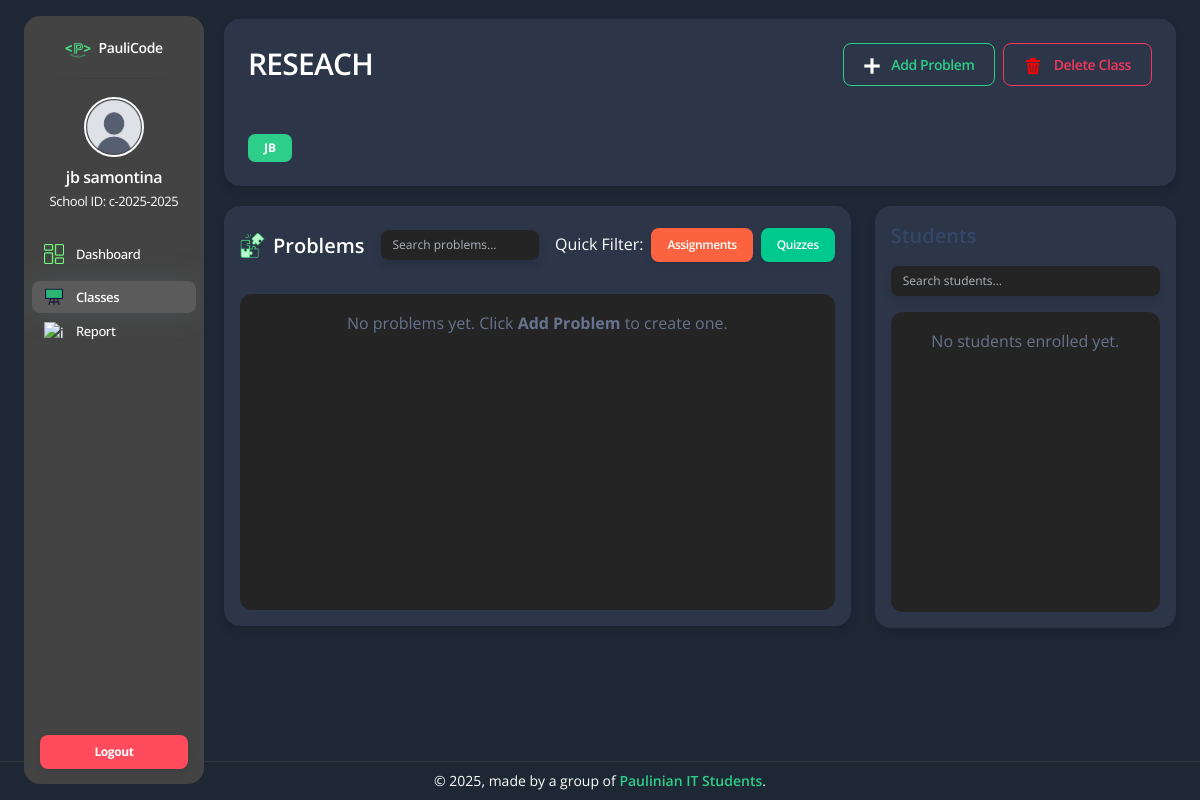
Screenshot of /class/2/ (signed in) with the database file from the repository.
### User/models.py (models this page shows, shortened)
class User(models.Model):
    school_id = models.CharField(max_length=20, primary_key=True, verbose_name="School ID")
    first_name = models.CharField(max_length=50, verbose_name="First Name")
    last_name = models.CharField(max_length=50, verbose_name="Last Name")
    password = models.CharField(max_length=255, verbose_name="Password")
    user_image = models.ImageField(upload_to=image_path, default='profile_pic/image.png')
    STUDENT = 'Student'
    TEACHER = 'Teacher'
    USER_TYPE_CHOICES = [
        (STUDENT, 'Student'),
        (TEACHER, 'Teacher'),
    ]
    user_type = models.CharField(max_length=10, choices=USER_TYPE_CHOICES, verbose_name="User Type")

class Class(models.Model):
    class_id = models.AutoField(primary_key=True)
    class_code = models.CharField(max_length=20, unique=True)
    title = models.CharField(max_length=150)
    description = models.TextField(blank=True, null=True)
    teacher = models.ForeignKey(User, on_delete=models.CASCADE, related_name='classes')
    upload_icon = models.ImageField(
        upload_to='class_icons/',
        blank=True,
        null=True,
        default='class_icons/defaultClassIcon.png'
    )

### User/views.py (the view)
# urls.py: path('class/<int:class_id>/', views.classDetails, name='classDetails'),
def classDetails(request, class_id):
    school_id = request.session.get('school_id')
    if not school_id:
        messages.warning(request, "Please log in first.")
        return redirect('index')
    teacher = get_object_or_404(User, school_id=school_id)
    class_obj = get_object_or_404(Class, class_id=class_id, teacher=teacher)
    problems = Problem.objects.filter(class_id=class_obj).order_by('-problem_id')
    students = (
        Enrollment.objects.filter(class_id=class_obj)
        .select_related('student_id')
        .order_by('student_id__first_name')
    )
    query = request.GET.get('q', '').strip()
    filter_type = request.GET.get('filter', '').strip()
    last_filter = request.session.get('last_filter', '')
    if filter_type == last_filter:
        filter_type = ''
        request.session['last_filter'] = ''
    else:
        request.session['last_filter'] = filter_type
    if query:
        problems = problems.filter(problem_title__icontains=query)
    if filter_type == 'Assignment':
        problems = problems.filter(problem_type='Assignment')
    elif filter_type == 'Quiz':
        problems = problems.filter(problem_type='Quiz')
    if not query and not filter_type:
        problems = Problem.objects.filter(class_id=class_obj).order_by('-problem_id')
    return render(request, 'User/classDetails.html', {
        'currentpage': 'MyClasses',
        'user': teacher,
        'class': class_obj,
        'problems': problems,
        'students': students,
        'query': query,
        'filter_type': filter_type,
    })

### templates/User/classDetails.html (shortened to what this page needs)
{% load static %}
{% include "partials/header.html" %}
<body class="g-sidenav-show text-white" style="background-color: #1E2835;">
  <div class="min-height-300 position-absolute w-100"></div>
  {% include "partials/sidebar.html" %}
  <main class="main-content position-relative border-radius-lg p-4">
    <div class="card bg-dark p-4 border-0 shadow-sm rounded-4" style="margin-top: -5px; margin-bottom: 20px;">
      <div class="d-flex justify-content-between align-items-start flex-wrap mb-3">
        <div class="flex-grow-1">
          <h3 class="fw-bold text-white mb-2">{{ class.title }}</h3>
        </div>
        <div class="d-flex align-items-center mt-2 mt-md-0">
          <a href="#" class="btn btn-outline-success fw-bold me-2 align-items-center"
             data-bs-toggle="modal" data-bs-target="#addProblemModal">
            <img src="{% static 'img/plusIcon.png' %}" alt="add" style="width: 16px; height: 16px;" class="me-2">
            Add Problem
          </a>
          <a href="{% url 'delete_class' class.class_id %}"
             class="btn btn-outline-danger fw-bold align-items-center"
             onclick="return confirm('Are you sure you want to delete this class?');">
            <img src="{% static 'img/deleteIcon.png' %}" alt="delete" style="width: 18px; height: 18px;" class="me-2">
            Delete Class
          </a>
        </div>
      </div>
      <div class="mt-3">
        <span class="badge bg-success px-3 py-2">{{ class.class_code }}</span>
      </div>
    </div>
    <div class="row g-4">
      <div class="col-lg-8">
        <div class="card bg-dark border-0 shadow-sm text-white rounded-4 p-3">
          <form method="GET"
                class="d-flex flex-wrap justify-content-between align-items-center gap-3 mb-3"
                style="margin-top: -10px;">
            <h5 class="fw-bold text-white mb-0 d-flex align-items-center flex-shrink-0">
              <img src="{% static 'img/problemsIcon.png' %}" alt="Problems Icon" width="25" height="25" class="me-2">
              Problems
            </h5>
            <div class="flex-grow-1 d-flex justify-content-center">
              <input type="text" name="q" value="{{ query }}"
                     class="form-control form-control-sm text-white border-0 shadow-sm"
                     placeholder="Search problems..."
                     style="max-width: 350px; background-color: rgb(37,36,36);">
            </div>
            <div class="d-flex flex-wrap justify-content-center align-items-center gap-2">
              <span class="text-white fw-semibold">Quick Filter:</span>
              <button type="submit" name="filter" value="Assignment"
                      class="btn btn-warning btn-sm fw-bold px-3 my-3 {% if filter_type == 'Assignment' %}active{% endif %}">
                Assignments
              </button>
              <button type="submit" name="filter" value="Quiz"
                      class="btn btn-success btn-sm fw-bold px-3 my-3 {% if filter_type == 'Quiz' %}active{% endif %}">
                Quizzes
              </button>
            </div>
          </form>
          {% if problems %}
          <div class="row g-3">
            {% for problem in problems %}
            <div class="col-md-6">
              <div class="card bg-transparent text-white border
                          {% if problem.problem_type == 'Quiz' %}border-success{% else %}border-warning{% endif %}
                          rounded-3 p-3 shadow-sm h-100 problem-card"
                   data-problem-id="{{ problem.problem_id }}"
                   style="cursor: pointer;">
                <div class="d-flex justify-content-between align-items-start">
                  <h6 class="fw-bold mb-2 text-white">{{ problem.problem_title }}</h6>
                  <span class="badge
                    {% if problem.problem_type == 'Quiz' %}bg-success{% else %}bg-warning text-dark{% endif %}">
                    Due: {{ problem.due_date|date:"M d, Y H:i" }}
                  </span>
                </div>
              </div>
            </div>
            {% endfor %}
          </div>
          {% else %}
          <div class="p-3 rounded-3 text-center text-muted"
               style="min-height: 316px; background-color: rgb(37,36,36);">
            <p>No problems yet. Click <b>Add Problem</b> to create one.</p>
          </div>
          {% endif %}
        </div>
      </div>
      <div class="col-lg-4">
        <div class="card bg-dark border-0 shadow-sm text-white rounded-4 p-3">
          <h5 class="fw-bold mb-3">Students</h5>
          <input type="text" class="form-control form-control-sm text-white border-0 shadow-sm mb-3"
                 placeholder="Search students..."
                 style="background-color: rgb(37,36,36);">
          <div class="p-3 rounded-3 text-center text-muted"
               style="min-height: 300px;background-color: rgb(37,36,36);">
            <p>No students enrolled yet.</p>
          </div>
        </div>
      </div>
    </div>
  </main>
  {% include "partials/footer.html" %}
</body>
</html>

### templates/partials/sidebar.html (shortened to what this page needs)
{% load static %}
<aside class="sidenav navbar navbar-vertical navbar-expand-xs border-0 border-radius-xl my-3 fixed-start ms-4" id="sidenav-main">
  <div class="sidenav-header text-center align-items-center">
   <a class="navbar-brand m-0" href="{{ request.path }}">
  <img src="{% static 'img/PCodeLogo.svg' %}" width="26px" height="26px" class="navbar-brand-img h-100" alt="main_logo">
  <span class="ms-1 font-weight-bold">PauliCode</span>
  </a>
  </div>
  <hr class="horizontal dark mt-0">
  <div class="collapse navbar-collapse w-auto" id="sidenav-collapse-main">
    <ul class="navbar-nav">
      <li class="nav-item mb-4">
          <a href="#" class="d-flex flex-column align-items-center text-decoration-none text-white">
            <div class="profile-pic border-radius-md overflow-hidden mb-2">
              <img src="{{ user.user_image.url|default:'/media/profile_pic/image.png' }}"
                  alt="Profile Picture"
                  class="img-fluid rounded-circle profile-img">
            </div>
            <span class="fw-bold username">
              {{ user.first_name }} {{ user.last_name }}
            </span>
            <span class="nav-link-text text-muted small">
              School ID: {{ user.school_id }}
            </span>
          </a>
      </li>
      <li class="nav-item mb-2">
        <a class="nav-link {% if currentpage == 'dashboard' %}active{% endif %}" href="{% url 'dashboard' %}">
          <div class="border-radius-md text-center me-2 d-flex align-items-center justify-content-center">
            <img src="{% static 'img/dashboardIcon.png' %}" alt="icon" style = "height: 20px; width: 20px;">
          </div>
          <span class="nav-link-text ms-1">Dashboard</span>
        </a>
      </li>
       <li class="nav-item">
        <a class="nav-link {% if currentpage == 'MyClasses' %}active{% endif %}" href="{% url 'MyClasses' %}">
          <div class="border-radius-md text-center me-2 d-flex align-items-center justify-content-center">
            <img src="{% static 'img/blackboardIcon.png' %}" alt="icon" style = "height: 20px; width: 20px;">
          </div>
          <span class="nav-link-text ms-1">Classes</span>
        </a>
      </li>
      <li class="nav-item mb-2">
  <a class="nav-link {% if currentpage == 'report' %}active{% endif %}" href="{% url 'report' %}">
    <div class="border-radius-md text-center me-2 d-flex align-items-center justify-content-center">
      <img src="{% static 'img/reportIcon.png' %}" alt="icon" style="height: 20px; width: 20px;">
    </div>
    <span class="nav-link-text ms-1">Report</span>
  </a>
</li>
    </ul>
  </div>
  <div class="sidenav-footer px-3" style="padding-top: 25vh;">
    <a class="btn btn-danger btn-sm mb-0 w-100" href="{% url 'logout' %}" type="button">Logout</a>
  </div>
</aside>

### templates/partials/header.html (style rules this page uses)
.profile-pic img { object-fit: cover; width: 60px; height: 60px; border: 2px solid #fff; }
.nav-item .nav-link-text { font-size: 13px; color: #ffffff; }

### templates/partials/sidebar.html (style rules this page uses)
#sidenav-main { width: 180px !important; background-color: #434343 !important; }
#sidenav-main .navbar-brand span { font-size: 14px; }
#sidenav-main .nav-link-text { font-size: 13px; }
#sidenav-main, #sidenav-main * { color: white !important; }
#sidenav-main a.nav-link { padding: 6px 12px; }
.main-content { margin-left: 200px !important; }

### templates/User/classDetails.html (style rules this page uses)
.btn-success { background-color: #00C98D; border: none; }
.btn-danger { background-color: #ff4b5c; border: none; }
.card { background-color: #2C3648 !important; }

### rows the page displays
User: user_image (picture), first_name "jb", last_name "samontina", school_id "c-2025-2025"
Class: title "RESEACH", class_code "JB"
